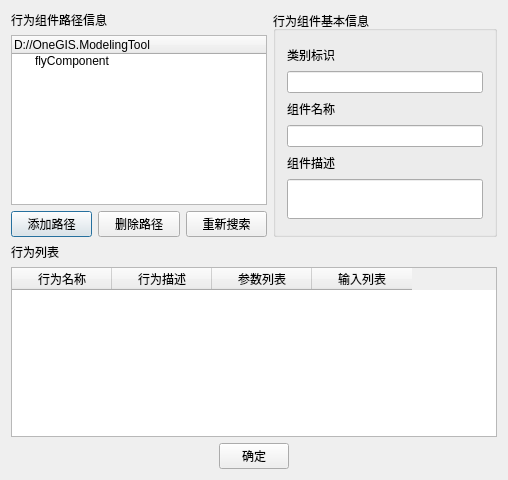
<?xml version="1.0" encoding="UTF-8"?>
<ui version="4.0">
 <class>C_DialogBehaviorViewer</class>
 <widget class="QDialog" name="C_DialogBehaviorViewer">
  <property name="geometry">
   <rect>
    <x>0</x>
    <y>0</y>
    <width>508</width>
    <height>480</height>
   </rect>
  </property>
  <property name="windowTitle">
   <string>查看行为组件信息</string>
  </property>
  <layout class="QGridLayout" name="gridLayout_2">
   <item row="0" column="0">
    <layout class="QVBoxLayout" name="verticalLayout_7">
     <item>
      <layout class="QHBoxLayout" name="horizontalLayout_2">
       <item>
        <layout class="QVBoxLayout" name="verticalLayout">
         <item>
          <widget class="QLabel" name="m_label_path">
           <property name="text">
            <string>行为组件路径信息</string>
           </property>
          </widget>
         </item>
         <item>
          <widget class="QTreeWidget" name="m_treeWidget">
           <column>
            <property name="text">
             <string>D://OneGIS.ModelingTool</string>
            </property>
            <property name="icon">
             <iconset resource="../ModelingTool.qrc">
              <normaloff>:/ModelingTool/Images/openProject.png</normaloff>:/ModelingTool/Images/openProject.png</iconset>
            </property>
           </column>
           <item>
            <property name="text">
             <string>flyComponent</string>
            </property>
            <property name="icon">
             <iconset resource="../ModelingTool.qrc">
              <normaloff>:/ModelingTool/Images/behaviorComponent.png</normaloff>:/ModelingTool/Images/behaviorComponent.png</iconset>
            </property>
           </item>
          </widget>
         </item>
         <item>
          <layout class="QHBoxLayout" name="horizontalLayout">
           <item>
            <widget class="QPushButton" name="m_btn_addPath">
             <property name="text">
              <string>添加路径</string>
             </property>
             <property name="icon">
              <iconset resource="../ModelingTool.qrc">
               <normaloff>:/ModelingTool/Images/PostionPointAdd.png</normaloff>:/ModelingTool/Images/PostionPointAdd.png</iconset>
             </property>
            </widget>
           </item>
           <item>
            <widget class="QPushButton" name="m_btn_removePath">
             <property name="text">
              <string>删除路径</string>
             </property>
             <property name="icon">
              <iconset resource="../ModelingTool.qrc">
               <normaloff>:/ModelingTool/Images/PostionPointRemove.png</normaloff>:/ModelingTool/Images/PostionPointRemove.png</iconset>
             </property>
            </widget>
           </item>
           <item>
            <widget class="QPushButton" name="m_btn_search">
             <property name="text">
              <string>重新搜索</string>
             </property>
             <property name="icon">
              <iconset resource="../ModelingTool.qrc">
               <normaloff>:/ModelingTool/Images/reset.png</normaloff>:/ModelingTool/Images/reset.png</iconset>
             </property>
            </widget>
           </item>
          </layout>
         </item>
        </layout>
       </item>
       <item>
        <widget class="QGroupBox" name="m_groupBox">
         <property name="title">
          <string>行为组件基本信息</string>
         </property>
         <layout class="QGridLayout" name="gridLayout">
          <item row="0" column="0">
           <layout class="QVBoxLayout" name="verticalLayout_5">
            <item>
             <layout class="QVBoxLayout" name="verticalLayout_2">
              <item>
               <widget class="QLabel" name="m_label_id">
                <property name="minimumSize">
                 <size>
                  <width>0</width>
                  <height>20</height>
                 </size>
                </property>
                <property name="maximumSize">
                 <size>
                  <width>16777215</width>
                  <height>20</height>
                 </size>
                </property>
                <property name="text">
                 <string>类别标识</string>
                </property>
               </widget>
              </item>
              <item>
               <widget class="QLineEdit" name="m_lineEdit_id"/>
              </item>
             </layout>
            </item>
            <item>
             <layout class="QVBoxLayout" name="verticalLayout_3">
              <item>
               <widget class="QLabel" name="m_label_name">
                <property name="minimumSize">
                 <size>
                  <width>0</width>
                  <height>20</height>
                 </size>
                </property>
                <property name="maximumSize">
                 <size>
                  <width>16777215</width>
                  <height>20</height>
                 </size>
                </property>
                <property name="text">
                 <string>组件名称</string>
                </property>
               </widget>
              </item>
              <item>
               <widget class="QLineEdit" name="m_lineEdit_name"/>
              </item>
             </layout>
            </item>
            <item>
             <layout class="QVBoxLayout" name="verticalLayout_4">
              <item>
               <widget class="QLabel" name="m_label_des">
                <property name="minimumSize">
                 <size>
                  <width>0</width>
                  <height>20</height>
                 </size>
                </property>
                <property name="maximumSize">
                 <size>
                  <width>16777215</width>
                  <height>20</height>
                 </size>
                </property>
                <property name="text">
                 <string>组件描述</string>
                </property>
               </widget>
              </item>
              <item>
               <widget class="QLineEdit" name="m_lineEdit_des">
                <property name="minimumSize">
                 <size>
                  <width>150</width>
                  <height>40</height>
                 </size>
                </property>
               </widget>
              </item>
             </layout>
            </item>
           </layout>
          </item>
         </layout>
        </widget>
       </item>
      </layout>
     </item>
     <item>
      <layout class="QVBoxLayout" name="verticalLayout_6">
       <item>
        <widget class="QLabel" name="m_label_list">
         <property name="text">
          <string>行为列表</string>
         </property>
        </widget>
       </item>
       <item>
        <widget class="QTableWidget" name="m_tableWidget">
         <column>
          <property name="text">
           <string>行为名称</string>
          </property>
          <property name="textAlignment">
           <set>AlignHCenter|AlignVCenter|AlignCenter</set>
          </property>
         </column>
         <column>
          <property name="text">
           <string>行为描述</string>
          </property>
          <property name="textAlignment">
           <set>AlignHCenter|AlignVCenter|AlignCenter</set>
          </property>
         </column>
         <column>
          <property name="text">
           <string>参数列表</string>
          </property>
          <property name="textAlignment">
           <set>AlignHCenter|AlignVCenter|AlignCenter</set>
          </property>
         </column>
         <column>
          <property name="text">
           <string>输入列表</string>
          </property>
          <property name="textAlignment">
           <set>AlignHCenter|AlignVCenter|AlignCenter</set>
          </property>
         </column>
        </widget>
       </item>
      </layout>
     </item>
     <item alignment="Qt::AlignHCenter">
      <widget class="QPushButton" name="m_btn_ok">
       <property name="maximumSize">
        <size>
         <width>70</width>
         <height>16777215</height>
        </size>
       </property>
       <property name="text">
        <string>确定</string>
       </property>
      </widget>
     </item>
    </layout>
   </item>
  </layout>
 </widget>
 <layoutdefault spacing="6" margin="11"/>
 <resources>
  <include location="../ModelingTool.qrc"/>
 </resources>
 <connections/>
</ui>
